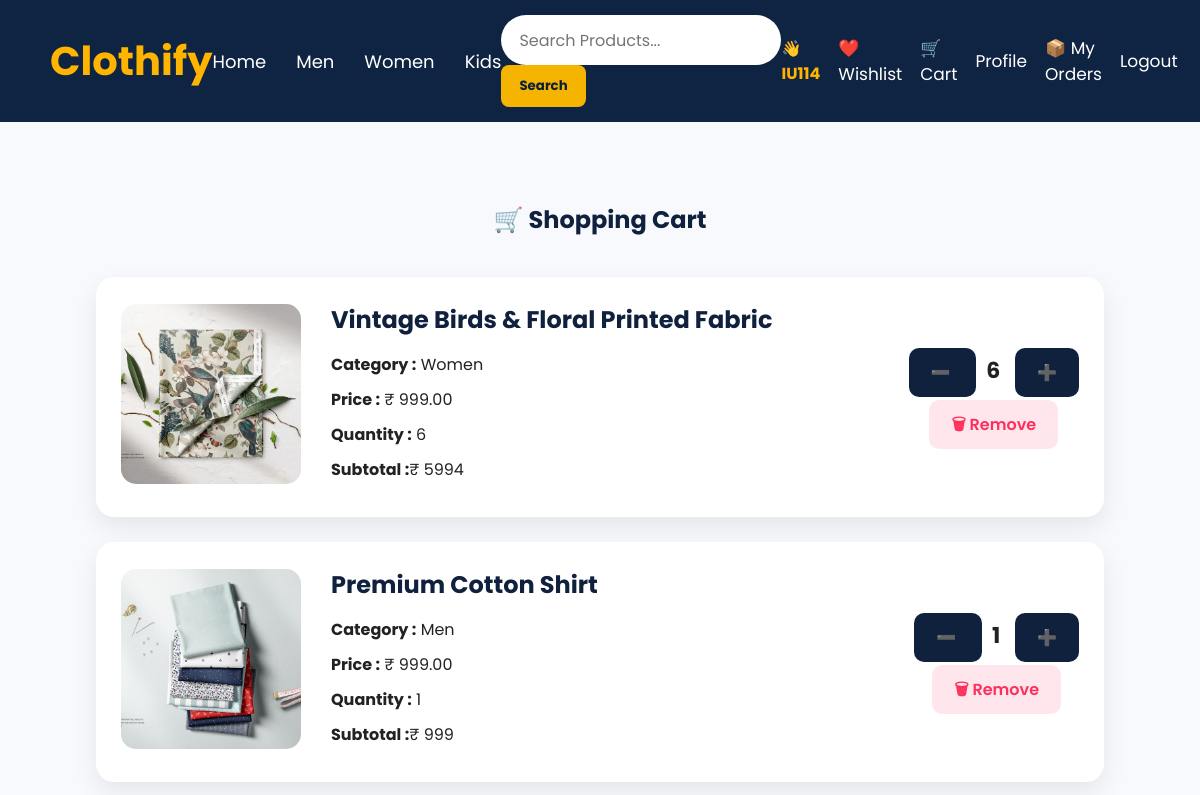
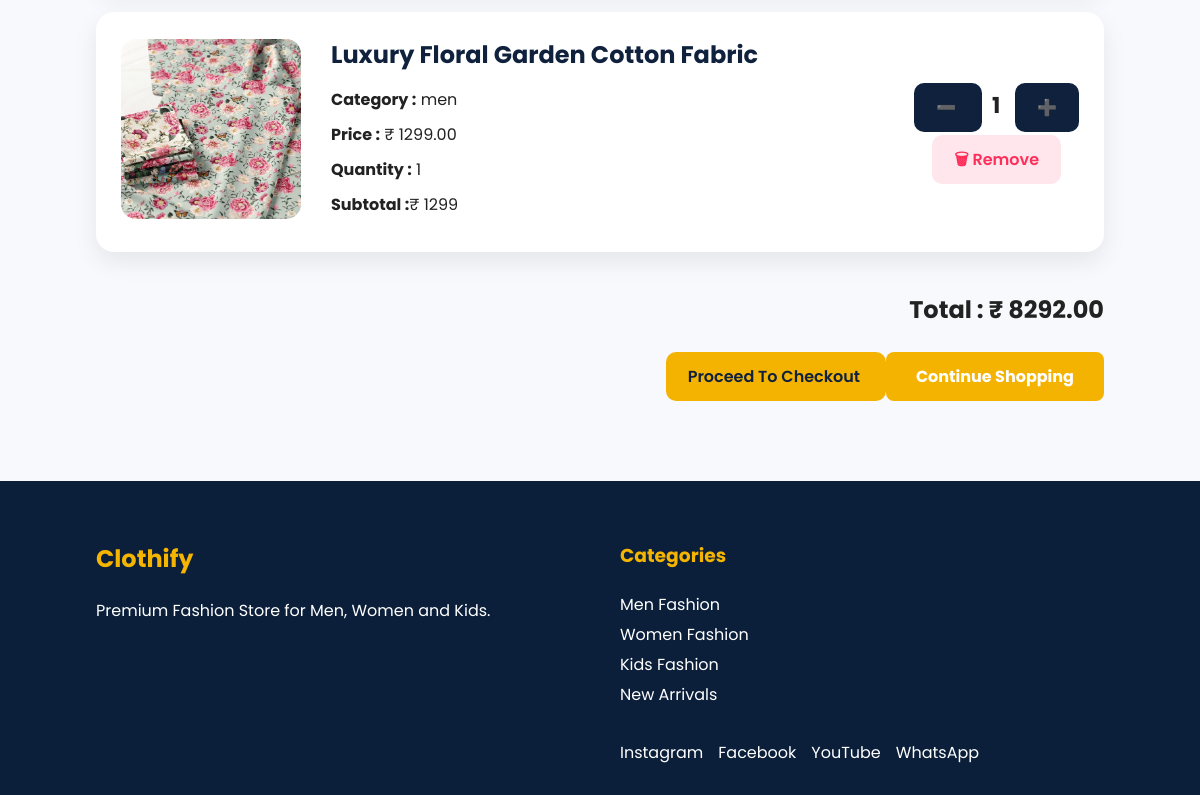
/cart/ (signed in), run on an earlier commit of the app's database (2 pictures, top to bottom).
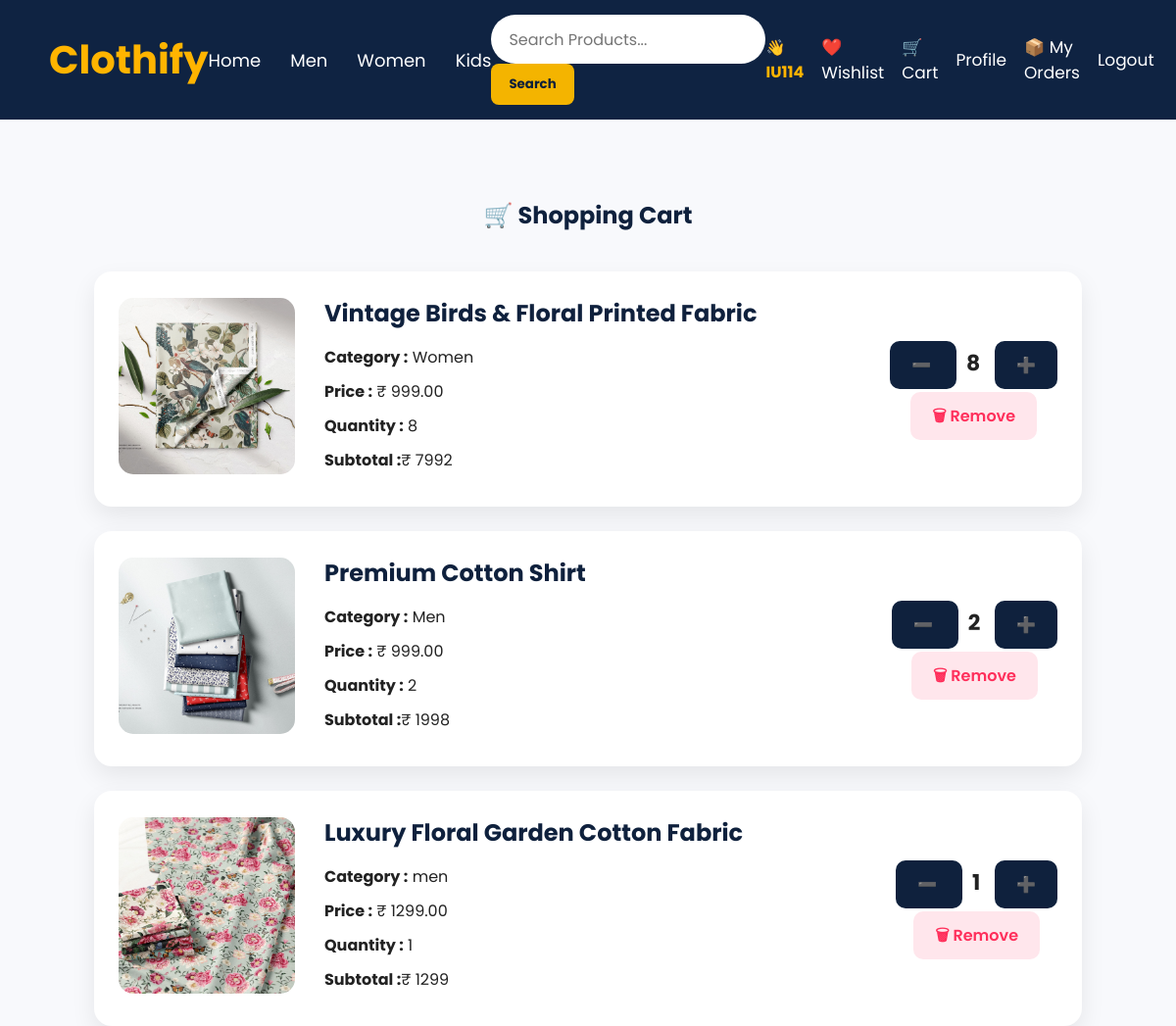
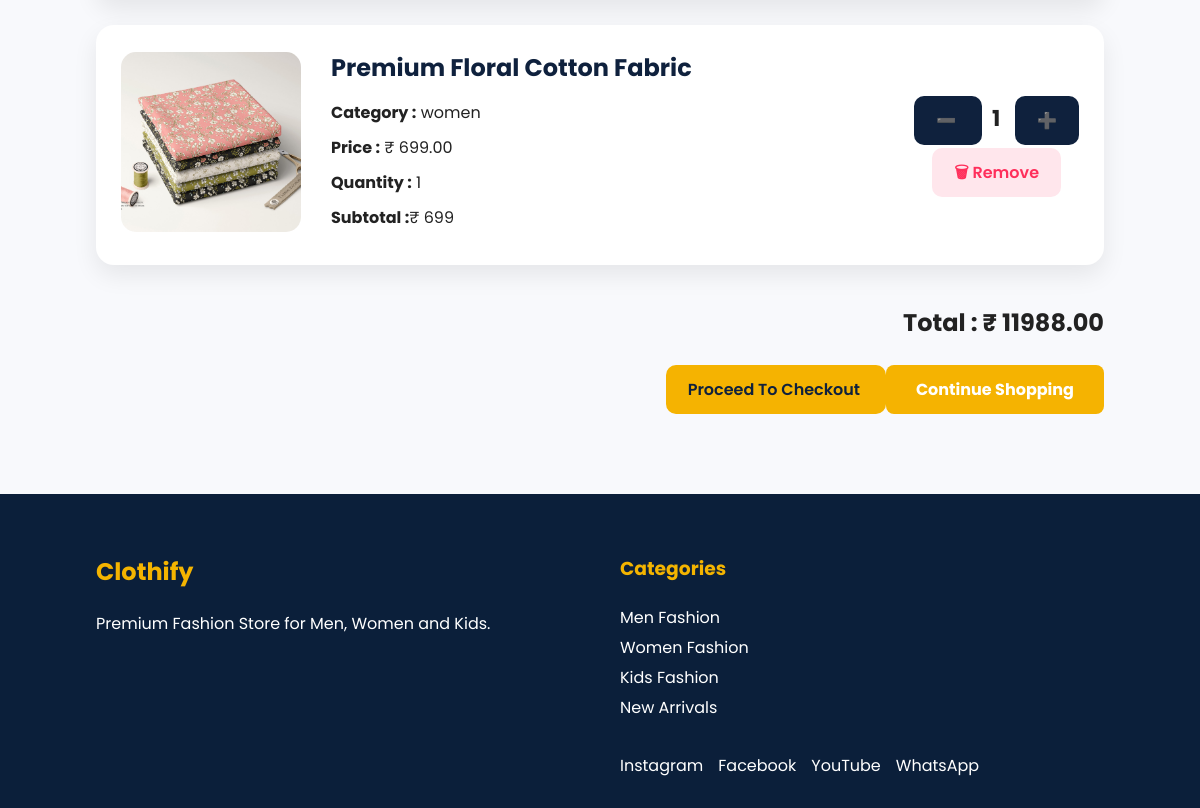
And on a later commit of the database (2 pictures, top to bottom).
### products/models.py (models this page shows, shortened)
class Cart(models.Model):
    user = models.ForeignKey(User, on_delete=models.CASCADE)
    product = models.ForeignKey(Product, on_delete=models.CASCADE)
    quantity = models.PositiveIntegerField(default=1)
    added_at = models.DateTimeField(auto_now_add=True)

class Product(models.Model):
    name = models.CharField(max_length=200)
    price = models.DecimalField(max_digits=10, decimal_places=2)
    original_price = models.DecimalField(
        max_digits=10,
        decimal_places=2,
        default=0
    )
    description = models.TextField()
    category = models.CharField(max_length=100)
    image = models.ImageField(upload_to='products/')
    stock = models.PositiveIntegerField(default=0)
    rating = models.DecimalField(
        max_digits=2,
        decimal_places=1,
        default=5.0
    )
    discount = models.PositiveIntegerField(default=0)
    created_at = models.DateTimeField(auto_now_add=True)

### products/views.py (the view)
# urls.py: path("cart/", views.cart, name="cart"),
@login_required
def cart(request):
    cart_items = Cart.objects.filter(user=request.user)
    total = 0
    for item in cart_items:
        total += item.product.price * item.quantity
    return render(request, "cart.html", {
        "cart_items": cart_items,
        "total": total
    })

### templates/cart.html (shortened to what this page needs)
{% load static %}
<!DOCTYPE html>
<html lang="en">
<head>
    <link rel="stylesheet" href="{% static 'css/style.css' %}">
</head>
<body>
{% include 'navbar.html' %}
<section class="cart-page">
    <div class="cart-container">
        <h1>🛒 Shopping Cart</h1>
        {% if cart_items %}
            {% for item in cart_items %}
            <div class="cart-card">
                <div class="cart-image">
                    <img src="{{ item.product.image.url }}" alt="{{ item.product.name }}">
                </div>
                <div class="cart-info">
                    <h2>{{ item.product.name }}</h2>
                    <p><strong>Category :</strong> {{ item.product.category }}</p>
                    <p><strong>Price :</strong> ₹ {{ item.product.price }}</p>
                    <p><strong>Quantity :</strong> {{ item.quantity }}</p>
                   <p><strong>Subtotal :</strong>₹ {% widthratio item.product.price 1 item.quantity %}</p>
                </div>
               <div class="cart-actions">
    <a href="{% url 'decrease_quantity' item.id %}" class="cart-btn">
        ➖
    </a>
    <span class="qty">
        {{ item.quantity }}
    </span>
    <a href="{% url 'increase_quantity' item.id %}" class="cart-btn">
        ➕
    </a>
    <br><br>
    <a href="{% url 'remove_from_cart' item.id %}" class="wishlist-btn">
        🗑 Remove
    </a>
</div>
            </div>
            {% endfor %}
            <div class="cart-summary">
                <h2>Total : ₹ {{ total }}</h2>
                <a href="#" class="buy-btn">
                    Proceed To Checkout
                </a>
                <a href="/" class="shop-btn">
                    Continue Shopping
                </a>
            </div>
        {% endif %}
    </div>
</section>
{% include 'footer.html' %}
</body>
</html>

### templates/navbar.html
{% load static %}
<nav class="navbar">
    <div class="logo">
        <a href="/">Clothify</a>
    </div>
    <ul class="menu">
        <li><a href="/">Home</a></li>
        <li><a href="/men/">Men</a></li>
        <li><a href="/women/">Women</a></li>
        <li><a href="/kids/">Kids</a></li>
    </ul>
<div class="search-box">
    <form action="{% url 'home' %}" method="GET">
        <input
            type="text"
            name="q"
            placeholder="Search Products..."
            value="{{ request.GET.q }}"
        >
        <button type="submit">
            Search
        </button>
    </form>
</div>
    <div class="nav-icons">
        {% if user.is_authenticated %}
            <span class="username">
                👋 {{ user.username }}
            </span>
            <a href="{% url 'wishlist' %}">❤️ Wishlist</a>
            <a href="{% url 'cart' %}">🛒 Cart</a>
            <a href="{% url 'profile' %}">Profile</a>
            <a href="{% url 'my_orders' %}">📦 My Orders</a>
            <a href="{% url 'logout' %}">Logout</a>
        {% else %}
            <a href="{% url 'login' %}">Login</a>
            <a href="{% url 'register' %}">Register</a>
        {% endif %}
    </div>
</nav>

### templates/footer.html
<footer class="footer">
    <div class="footer-container">
        <div class="footer-section">
            <h2>Clothify</h2>
            <p>
                Premium Fashion Store for Men, Women and Kids.
            </p>
        </div>
        <div class="footer-section">
            <h3>Categories</h3>
            <p>Men Fashion</p>
            <p>Women Fashion</p>
            <p>Kids Fashion</p>
            <p>New Arrivals</p>
    <div class="social-links">
    <a href="https://instagram.com/instagram/">Instagram</a>
    <a href="https://facebook.com/facebook/">Facebook</a>
    <a href="https://youtube.com/youtube/">YouTube</a>
    <a href="https://web.whatsapp.com/whatsapp/">WhatsApp</a>
        </div>
     </div>
    </div>
</footer>

### static/css/style.css (style rules this page uses)
* { margin:0; padding:0; box-sizing:border-box; font-family:'Poppins',sans-serif; }
html { scroll-behavior:smooth; }
body { background:#f7f9fc; color:#222; }
.navbar { display:flex; justify-content:space-between; align-items:center; padding:15px 50px; background:#0f213d; }
.logo { font-size:40px; font-weight:bold; color:#ffb400; }
.menu { display:flex; list-style:none; gap:30px; }
.menu li { list-style:none; }
.menu a { color:white; text-decoration:none; font-size:20px; }
.search-box input { width:300px; padding:10px; border-radius:8px; border:none; }
.nav-icons { display:flex; gap:20px; }
.nav-icons a { color:white; text-decoration:none; }
.search-box { display:flex; align-items:center; gap:10px; }
.search-box button { height:42px; padding:0 18px; border:none; border-radius:8px; background:#F4B400; color:#0B1F3A; font-weight:bold; cursor:pointer; }
.shop-btn { background:#ffb400; color:#0B1F3A; padding:18px 40px; border-radius:12px; text-decoration:none; font-weight:bold; transition:.3s; }
.search-box input { width:340px; height:50px; border-radius:30px; border:none; padding:0 20px; font-size:17px; }
.wishlist-btn, .cart-btn, .buy-btn { text-decoration:none; padding:13px 22px; border-radius:10px; font-size:16px; font-weight:600; transition:.3s; }
.wishlist-btn { background:#ffe6ec; color:#ff2f5b; }
.cart-btn { background:#0F213D; color:white; }
.buy-btn { background:#F5B301; color:#0F213D; }
.footer { background:#0B1F3A; color:white; padding:60px 8% 20px; }
.footer-container { display:flex; justify-content:space-between; flex-wrap:wrap; gap:40px; }
.footer-section { flex:1; min-width:240px; }
.footer-section h2, .footer-section h3 { color:#F4B400; margin-bottom:20px; }
.footer-section p { line-height:30px; }
.footer-section a { display:block; color:white; text-decoration:none; margin:10px 0; transition:.3s; }
.social-links { display:flex; gap:15px; flex-wrap:wrap; margin-top:20px; }
.navbar { display:flex; justify-content:space-between; align-items:center; padding:15px 50px; background:#0f2342; position:sticky; top:0; z-index:1000; }
.logo a { text-decoration:none; font-size:40px; font-weight:bold; color:#ffb400; }
.menu li a { text-decoration:none; color:white; font-size:18px; transition:.3s; }
.search-box input { width:280px; padding:10px 18px; border:none; border-radius:30px; outline:none; font-size:16px; }
.nav-icons { display:flex; align-items:center; gap:18px; }
.nav-icons a { text-decoration:none; color:white; font-size:17px; transition:.3s; }
.username { color:#ffb400; font-weight:bold; }
.shop-btn { display:inline-block; padding:12px 30px; background:#F5B301; color:#fff; text-decoration:none; border-radius:8px; transition:.3s; }
.cart-page { padding:80px 8%; background:#f8f9fc; }
.cart-container { max-width:1200px; margin:auto; }
.cart-container h1 { text-align:center; color:#0F213D; margin-bottom:40px; }
.cart-card { display:flex; align-items:center; justify-content:space-between; gap:30px; background:#fff; padding:25px; margin-bottom:25px; border-radius:18px; box-shadow:0 10px 25px rgba(0,0,0,.08); }
.cart-image img { width:180px; height:180px; object-fit:cover; border-radius:15px; }
.cart-info { flex:1; }
.cart-info h2 { color:#0F213D; margin-bottom:15px; }
.cart-info p { margin:10px 0; }
.cart-actions { text-align:center; }
.qty { font-size:22px; font-weight:bold; margin:0 10px; }
.cart-summary { margin-top:40px; text-align:right; }
.cart-summary h2 { margin-bottom:25px; }

What changed in the data, as far as the page shows it:
changed Cart "Vintage Birds & Floral Printed Fabric": quantity "6" → "8"; product+quantity "5994" → "7992"
changed Cart "Premium Cotton Shirt": quantity "1" → "2"; product+quantity "999" → "1998"
added Cart: product.image (picture), product.name "Premium Floral Cotton Fabric", product.category "women", product.price "699.00", quantity "1", product+quantity "699"
Also different on the page:
{{ total }}: "8292.00" → "11988.00"
